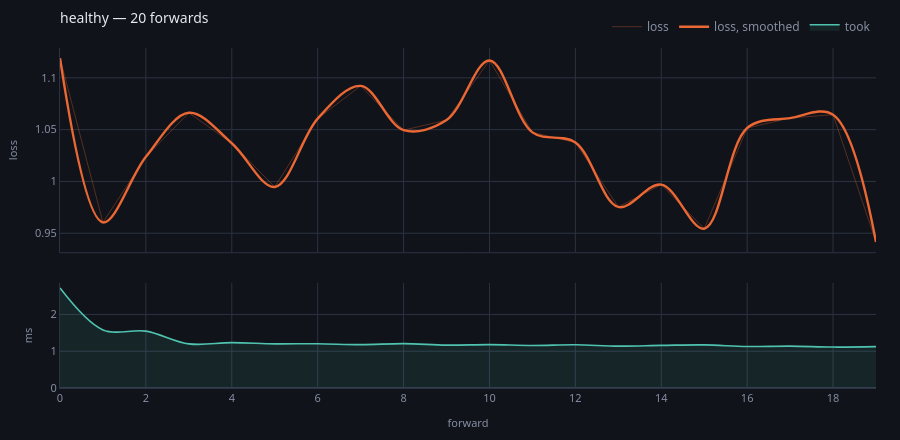

Source (notebook cell):
### Code cell
progress(store, run="healthy")

### Figure 1 — Plotly figure (JSON) as saved in the notebook; plotly's stock layout.template omitted (floating-point values rounded to 4 significant figures)
{"data": [{"hovertemplate": "forward %{x}<br>loss %{y:.4g}<extra></extra>", "line": {"color": "#eb6834", "width": 1}, "mode": "lines", "name": "loss", "opacity": 0.32, "type": "scatter", "x": [0, 1, 2, 3, 4, 5, 6, 7, 8, 9, 10, 11, 12, 13, 14, 15, 16, 17, 18, 19], "xaxis": "x", "y": [1.119, 0.9605, 1.024, 1.066, 1.037, 0.9947, 1.061, 1.092, 1.05, 1.059, 1.117, 1.047, 1.038, 0.9754, 0.9969, 0.9544, 1.052, 1.061, 1.064, 0.9415], "yaxis": "y"}, {"hovertemplate": "forward %{x}<br>mean %{y:.4g}<extra></extra>", "line": {"color": "#eb6834", "shape": "spline", "width": 2.4}, "mode": "lines", "name": "loss, smoothed", "type": "scatter", "x": [0, 1, 2, 3, 4, 5, 6, 7, 8, 9, 10, 11, 12, 13, 14, 15, 16, 17, 18, 19], "xaxis": "x", "y": [1.119, 0.9605, 1.024, 1.066, 1.037, 0.9947, 1.061, 1.092, 1.05, 1.059, 1.117, 1.047, 1.038, 0.9754, 0.9969, 0.9544, 1.052, 1.061, 1.064, 0.9415], "yaxis": "y"}, {"fill": "tozeroy", "fillcolor": "rgba(79,195,176,0.10)", "hovertemplate": "forward %{x}<br>%{y:.1f} ms<extra></extra>", "line": {"color": "#4fc3b0", "shape": "spline", "width": 1.6}, "mode": "lines", "name": "took", "type": "scatter", "x": [0, 1, 2, 3, 4, 5, 6, 7, 8, 9, 10, 11, 12, 13, 14, 15, 16, 17, 18, 19], "xaxis": "x2", "y": [2.718, 1.579, 1.546, 1.2, 1.233, 1.2, 1.204, 1.179, 1.206, 1.167, 1.179, 1.156, 1.176, 1.138, 1.158, 1.173, 1.128, 1.139, 1.113, 1.125], "yaxis": "y2"}, {"hovertemplate": "forward %{x} broke<extra></extra>", "marker": {"color": "#ef5f6b", "size": 9, "symbol": "x"}, "mode": "markers", "name": "broke", "showlegend": false, "type": "scatter", "x": [], "xaxis": "x", "y": [], "yaxis": "y"}], "layout": {"font": {"color": "#e7e9ef", "family": "system-ui, -apple-system, Segoe UI, Roboto, sans-serif", "size": 12}, "height": 440, "hoverlabel": {"align": "left", "bgcolor": "#1a1e28", "bordercolor": "#2c3242", "font": {"color": "#e7e9ef", "family": "system-ui, -apple-system, Segoe UI, Roboto, sans-serif"}}, "hovermode": "x unified", "legend": {"bgcolor": "rgba(0,0,0,0)", "font": {"color": "#868ea3"}, "orientation": "h", "x": 1, "xanchor": "right", "y": 1.02, "yanchor": "bottom"}, "margin": {"b": 44, "l": 56, "r": 24, "t": 44}, "paper_bgcolor": "#101319", "plot_bgcolor": "#101319", "title": {"font": {"size": 14}, "text": "healthy — 20 forwards", "x": 0, "xanchor": "left", "xref": "paper", "y": 0.97, "yanchor": "top"}, "xaxis": {"anchor": "y", "domain": [0.0, 1.0], "gridcolor": "#2c3242", "linecolor": "#2c3242", "matches": "x2", "showticklabels": false, "tickfont": {"color": "#868ea3", "size": 11}, "title": {"font": {"color": "#868ea3", "size": 11}}, "zerolinecolor": "#2c3242"}, "xaxis2": {"anchor": "y2", "domain": [0.0, 1.0], "gridcolor": "#2c3242", "linecolor": "#2c3242", "tickfont": {"color": "#868ea3", "size": 11}, "title": {"font": {"color": "#868ea3", "size": 11}, "text": "forward"}, "zerolinecolor": "#2c3242"}, "yaxis": {"anchor": "x", "domain": [0.3994, 1.0], "gridcolor": "#2c3242", "linecolor": "#2c3242", "tickfont": {"color": "#868ea3", "size": 11}, "title": {"font": {"color": "#868ea3", "size": 11}, "text": "loss"}, "zerolinecolor": "#2c3242"}, "yaxis2": {"anchor": "x2", "domain": [0.0, 0.3094], "gridcolor": "#2c3242", "linecolor": "#2c3242", "rangemode": "tozero", "tickfont": {"color": "#868ea3", "size": 11}, "title": {"font": {"color": "#868ea3", "size": 11}, "text": "ms"}, "zerolinecolor": "#2c3242"}}}
